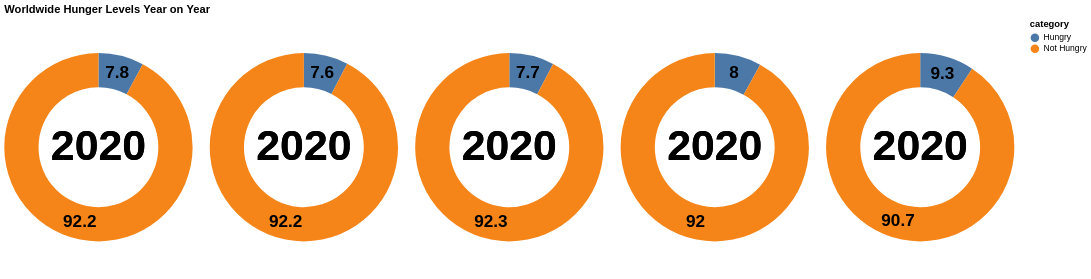

Vega-Lite specification stored for this chart:
### Vega-Lite specification from a JSON file in a GitHub repository (floating-point values rounded to 4 significant figures)
{"$schema": "https://vega.github.io/schema/vega-lite/v5.json", "title": "Worldwide Hunger Levels Year on Year", "hconcat": [{"data": {"values": [{"category": "Hungry", "value": 7.8}, {"category": "Not Hungry", "value": 92.2}]}, "width": 170, "height": 300, "encoding": {"theta": {"field": "value", "type": "quantitative", "stack": true}, "color": {"field": "category", "type": "nominal"}, "tooltip": [{"field": "category", "type": "nominal"}, {"field": "Rate", "title": "Malnutrition Per 100000", "type": "quantitative", "format": ","}]}, "layer": [{"mark": {"type": "arc", "outerRadius": 110, "innerRadius": 70}}, {"mark": {"type": "text", "radius": 90, "fontWeight": "bold", "fontSize": "20"}, "encoding": {"text": {"field": "value", "type": "quantitative"}, "color": {"value": "black"}}}, {"mark": {"type": "text", "text": "2020", "align": "center", "fontWeight": "bold", "fill": "black", "fontSize": 50}}]}, {"data": {"values": [{"category": "Hungry", "value": 7.6}, {"category": "Not Hungry", "value": 92.2}]}, "width": 170, "height": 300, "encoding": {"theta": {"field": "value", "type": "quantitative", "stack": true}, "color": {"field": "category", "type": "nominal"}, "tooltip": [{"field": "category", "type": "nominal"}, {"field": "Rate", "title": "Malnutrition Per 100000", "type": "quantitative", "format": ","}]}, "layer": [{"mark": {"type": "arc", "outerRadius": 110, "innerRadius": 70}}, {"mark": {"type": "text", "radius": 90, "fontWeight": "bold", "fontSize": "20"}, "encoding": {"text": {"field": "value", "type": "quantitative"}, "color": {"value": "black"}}}, {"mark": {"type": "text", "text": "2020", "align": "center", "fontWeight": "bold", "fill": "black", "fontSize": 50}}]}, {"data": {"values": [{"category": "Hungry", "value": 7.7}, {"category": "Not Hungry", "value": 92.3}]}, "width": 170, "height": 300, "encoding": {"theta": {"field": "value", "type": "quantitative", "stack": true}, "color": {"field": "category", "type": "nominal"}, "tooltip": [{"field": "category", "type": "nominal"}, {"field": "Rate", "title": "Malnutrition Per 100000", "type": "quantitative", "format": ","}]}, "layer": [{"mark": {"type": "arc", "outerRadius": 110, "innerRadius": 70}}, {"mark": {"type": "text", "radius": 90, "fontWeight": "bold", "fontSize": "20"}, "encoding": {"text": {"field": "value", "type": "quantitative"}, "color": {"value": "black"}}}, {"mark": {"type": "text", "text": "2020", "align": "center", "fontWeight": "bold", "fill": "black", "fontSize": 50}}]}, {"data": {"values": [{"category": "Hungry", "value": 8}, {"category": "Not Hungry", "value": 92}]}, "width": 170, "height": 300, "encoding": {"theta": {"field": "value", "type": "quantitative", "stack": true}, "color": {"field": "category", "type": "nominal"}, "tooltip": [{"field": "category", "type": "nominal"}, {"field": "Rate", "title": "Malnutrition Per 100000", "type": "quantitative", "format": ","}]}, "layer": [{"mark": {"type": "arc", "outerRadius": 110, "innerRadius": 70}}, {"mark": {"type": "text", "radius": 90, "fontWeight": "bold", "fontSize": "20"}, "encoding": {"text": {"field": "value", "type": "quantitative"}, "color": {"value": "black"}}}, {"mark": {"type": "text", "text": "2020", "align": "center", "fontWeight": "bold", "fill": "black", "fontSize": 50}}]}, {"data": {"values": [{"category": "Hungry", "value": 9.3}, {"category": "Not Hungry", "value": 90.7}]}, "width": 170, "height": 300, "encoding": {"theta": {"field": "value", "type": "quantitative", "stack": true}, "color": {"field": "category", "type": "nominal"}, "tooltip": [{"field": "category", "type": "nominal"}, {"field": "Rate", "title": "Malnutrition Per 100000", "type": "quantitative", "format": ","}]}, "layer": [{"mark": {"type": "arc", "outerRadius": 110, "innerRadius": 70}}, {"mark": {"type": "text", "radius": 90, "fontWeight": "bold", "fontSize": "20"}, "encoding": {"text": {"field": "value", "type": "quantitative"}, "color": {"value": "black"}}}, {"mark": {"type": "text", "text": "2020", "align": "center", "fontWeight": "bold", "fill": "black", "fontSize": 50}}]}]}
